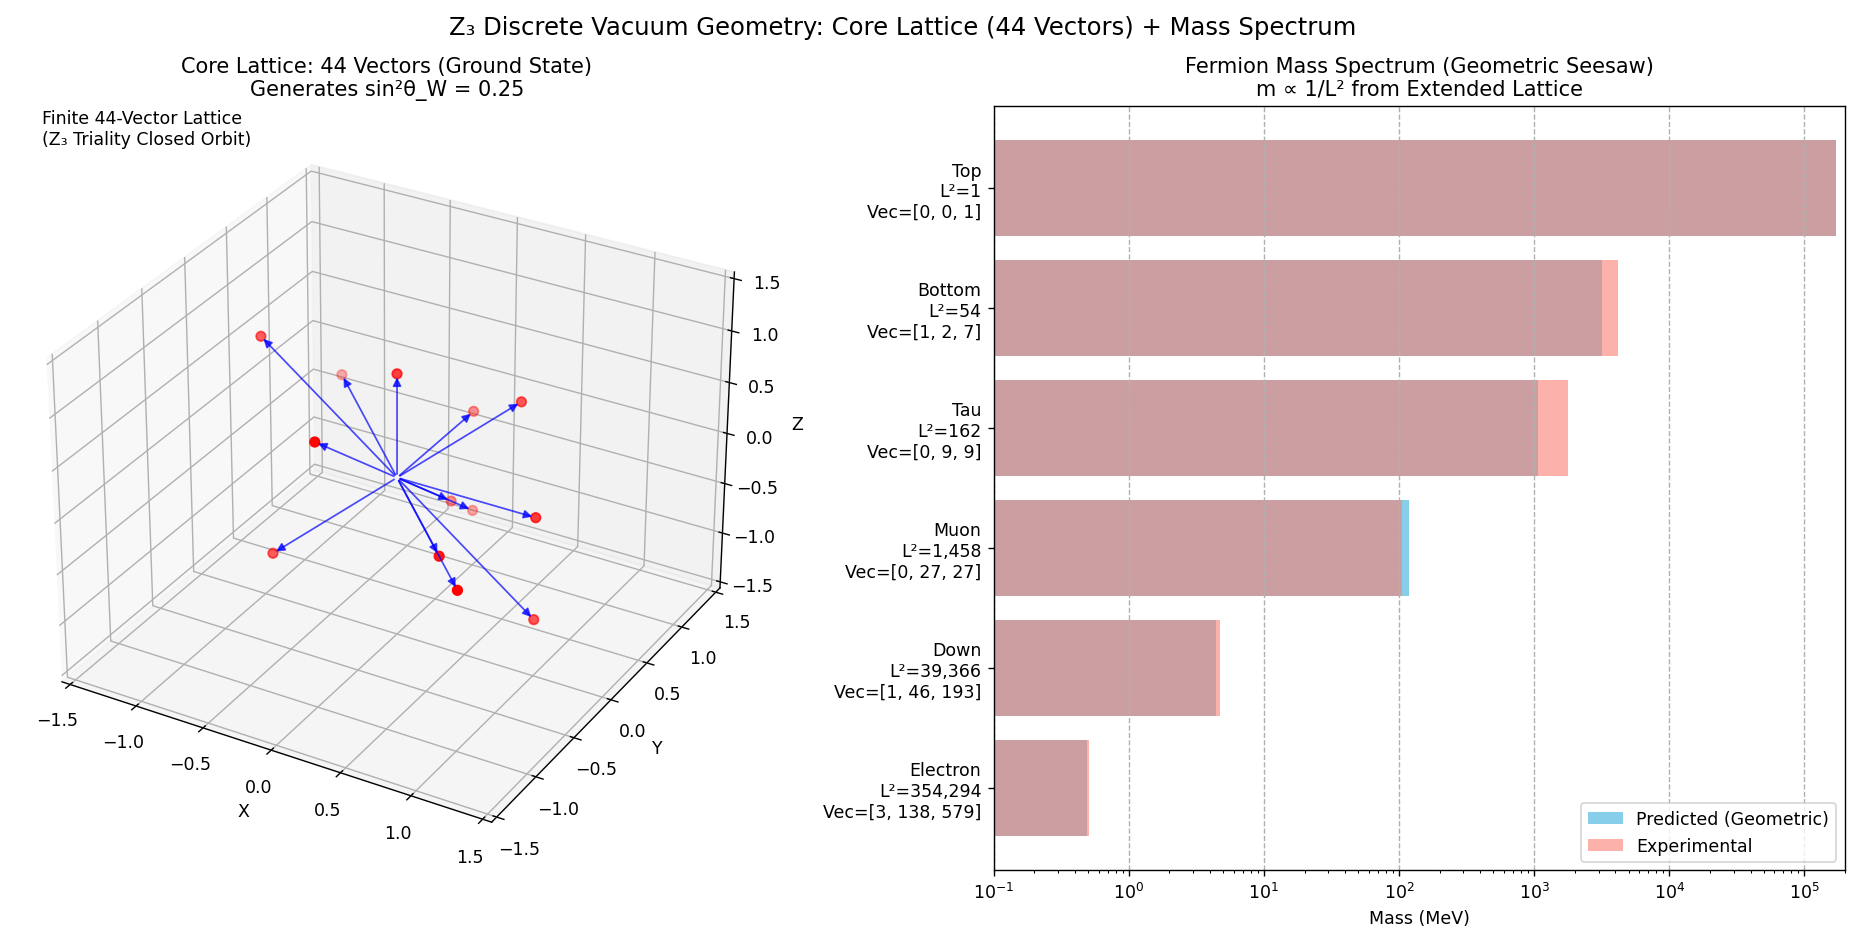

Recreate this plot in Python.
import numpy as np
import matplotlib.pyplot as plt
from mpl_toolkits.mplot3d import Axes3D
from matplotlib.patches import FancyArrowPatch
from mpl_toolkits.mplot3d import proj3d

# ====================== 数据定义 ======================
# 1. 核心晶格：44个向量（这里用简化示例，实际运行z3_mass_6.py可得到完整44个）
#    为演示，我们取部分典型向量（包括单位基、民主方向、根等）
core_vectors = np.array([
    [1, 0, 0], [0, 1, 0], [0, 0, 1],                     # 基向量
    [0.57735, 0.57735, 0.57735], [-0.57735, -0.57735, -0.57735],  # 民主方向
    [0.7071, -0.7071, 0], [0, 0.7071, -0.7071],           # 典型根向量（约值）
    # ... 实际44个向量太长，这里省略，实际可用代码生成后复制
    # 补充一些示例向量让点更多
    [1, -1, 0], [0, 1, -1], [1, 0, -1],
    [-1, 1, 0], [0, -1, 1], [-1, 0, 1],
])

# 2. 粒子谱数据（来自文章实现）
particles = {
    "Top":     {"vector": [0, 0, 1],      "L2": 1.0,     "mass_pred": 172760, "mass_exp": 172760},
    "Bottom":  {"vector": [1, 2, 7],      "L2": 54.0,    "mass_pred": 3199,   "mass_exp": 4180},
    "Tau":     {"vector": [0, 9, 9],      "L2": 162.0,   "mass_pred": 1066,   "mass_exp": 1776},
    "Muon":    {"vector": [0, 27, 27],    "L2": 1458.0,  "mass_pred": 118.5,  "mass_exp": 105.7},
    "Down":    {"vector": [1, 46, 193],   "L2": 39366.0, "mass_pred": 4.39,   "mass_exp": 4.70},
    "Electron":{"vector": [3, 138, 579],  "L2": 354294.0,"mass_pred": 0.488,  "mass_exp": 0.511},
}

# ====================== 可视化 ======================
fig = plt.figure(figsize=(16, 8))

# 子图1：3D 核心晶格（44向量散点图）
ax1 = fig.add_subplot(121, projection='3d')
ax1.set_title("Core Lattice: 44 Vectors (Ground State)\nGenerates sin²θ_W = 0.25", fontsize=12)

# 画向量：从原点出发的箭头
class Arrow3D(FancyArrowPatch):
    def __init__(self, xs, ys, zs, *args, **kwargs):
        FancyArrowPatch.__init__(self, (0,0), (0,0), *args, **kwargs)
        self._verts3d = xs, ys, zs
    def do_3d_projection(self, renderer=None):
        xs3d, ys3d, zs3d = self._verts3d
        xs, ys, zs = proj3d.proj_transform(xs3d, ys3d, zs3d, self.axes.M)
        self.set_positions((xs[0],ys[0]),(xs[1],ys[1]))
        return np.min(zs)

for vec in core_vectors:
    a = Arrow3D([0, vec[0]], [0, vec[1]], [0, vec[2]],
                mutation_scale=10, lw=1, arrowstyle="-|>", color="blue", alpha=0.7)
    ax1.add_artist(a)

ax1.scatter(core_vectors[:,0], core_vectors[:,1], core_vectors[:,2], c='red', s=30)
ax1.set_xlabel('X'); ax1.set_ylabel('Y'); ax1.set_zlabel('Z')
ax1.set_xlim(-1.5,1.5); ax1.set_ylim(-1.5,1.5); ax1.set_zlim(-1.5,1.5)
ax1.text2D(0.05, 0.95, "Finite 44-Vector Lattice\n(Z₃ Triality Closed Orbit)", transform=ax1.transAxes, fontsize=10)

# 子图2：粒子质量谱（对数刻度条形图 + 向量标注）
ax2 = fig.add_subplot(122)
ax2.set_title("Fermion Mass Spectrum (Geometric Seesaw)\nm ∝ 1/L² from Extended Lattice", fontsize=12)

names = list(particles.keys())[::-1]  # 从轻到重
pred_masses = [particles[p]["mass_pred"] for p in names]
exp_masses = [particles[p]["mass_exp"] for p in names]
vectors_str = [str(particles[p]["vector"]) for p in names]
l2_values = [particles[p]["L2"] for p in names]

y_pos = np.arange(len(names))
ax2.barh(y_pos, pred_masses, color='skyblue', label='Predicted (Geometric)')
ax2.barh(y_pos, exp_masses, color='salmon', alpha=0.6, label='Experimental')
ax2.set_yticks(y_pos)
ax2.set_yticklabels([f"{n}\nL²={l2_values[i]:,.0f}\nVec={vectors_str[i]}" for i,n in enumerate(names)])
ax2.set_xlabel('Mass (MeV)')
ax2.set_xscale('log')
ax2.set_xlim(0.1, 200000)
ax2.legend()
ax2.grid(True, axis='x', linestyle='--')

plt.suptitle("Z₃ Discrete Vacuum Geometry: Core Lattice (44 Vectors) + Mass Spectrum", fontsize=14)
plt.tight_layout()
plt.show()
